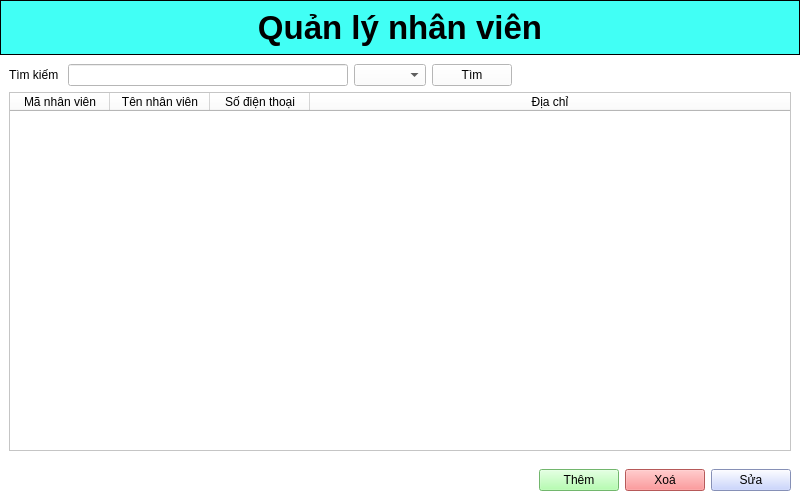
<?xml version="1.0" encoding="UTF-8"?>
<ui version="4.0">
 <class>Form</class>
 <widget class="QWidget" name="Form">
  <property name="geometry">
   <rect>
    <x>0</x>
    <y>0</y>
    <width>800</width>
    <height>500</height>
   </rect>
  </property>
  <property name="windowTitle">
   <string>Form</string>
  </property>
  <property name="styleSheet">
   <string notr="true">background-color: rgb(255, 255, 255);</string>
  </property>
  <layout class="QGridLayout" name="gridLayout_3">
   <property name="leftMargin">
    <number>0</number>
   </property>
   <property name="topMargin">
    <number>0</number>
   </property>
   <property name="rightMargin">
    <number>0</number>
   </property>
   <property name="bottomMargin">
    <number>0</number>
   </property>
   <property name="horizontalSpacing">
    <number>-1</number>
   </property>
   <property name="verticalSpacing">
    <number>0</number>
   </property>
   <item row="0" column="0">
    <widget class="QWidget" name="widget" native="true">
     <property name="styleSheet">
      <string notr="true">QWidget{
	background-color: rgb(65, 255, 245);
	border:1px solid black
}
QLabel{
	border:none
}


</string>
     </property>
     <layout class="QVBoxLayout" name="verticalLayout">
      <item>
       <widget class="QLabel" name="label">
        <property name="font">
         <font>
          <pointsize>25</pointsize>
          <weight>75</weight>
          <bold>true</bold>
         </font>
        </property>
        <property name="layoutDirection">
         <enum>Qt::LeftToRight</enum>
        </property>
        <property name="text">
         <string>Quản lý nhân viên</string>
        </property>
        <property name="alignment">
         <set>Qt::AlignCenter</set>
        </property>
       </widget>
      </item>
     </layout>
    </widget>
   </item>
   <item row="2" column="0">
    <widget class="QWidget" name="widget_3" native="true">
     <layout class="QGridLayout" name="gridLayout_2">
      <item row="0" column="0">
       <layout class="QHBoxLayout" name="horizontalLayout">
        <item>
         <spacer name="horizontalSpacer">
          <property name="orientation">
           <enum>Qt::Horizontal</enum>
          </property>
          <property name="sizeHint" stdset="0">
           <size>
            <width>218</width>
            <height>20</height>
           </size>
          </property>
         </spacer>
        </item>
        <item>
         <widget class="QPushButton" name="pushButton_3">
          <property name="styleSheet">
           <string notr="true">background-color: rgb(159, 255, 153);
</string>
          </property>
          <property name="text">
           <string>Thêm</string>
          </property>
          <property name="icon">
           <iconset>
            <normaloff>img/add.png</normaloff>img/add.png</iconset>
          </property>
          <property name="iconSize">
           <size>
            <width>20</width>
            <height>20</height>
           </size>
          </property>
         </widget>
        </item>
        <item>
         <widget class="QPushButton" name="pushButton">
          <property name="styleSheet">
           <string notr="true">background-color: rgb(255, 124, 125);

</string>
          </property>
          <property name="text">
           <string>Xoá</string>
          </property>
          <property name="icon">
           <iconset>
            <normaloff>img/delete.png</normaloff>img/delete.png</iconset>
          </property>
          <property name="iconSize">
           <size>
            <width>20</width>
            <height>20</height>
           </size>
          </property>
         </widget>
        </item>
        <item>
         <widget class="QPushButton" name="pushButton_2">
          <property name="styleSheet">
           <string notr="true">background-color: rgb(188, 202, 255);</string>
          </property>
          <property name="text">
           <string>Sửa</string>
          </property>
          <property name="icon">
           <iconset>
            <normaloff>img/refresh.png</normaloff>img/refresh.png</iconset>
          </property>
          <property name="iconSize">
           <size>
            <width>20</width>
            <height>20</height>
           </size>
          </property>
         </widget>
        </item>
       </layout>
      </item>
     </layout>
    </widget>
   </item>
   <item row="1" column="0">
    <widget class="QWidget" name="widget_2" native="true">
     <layout class="QVBoxLayout" name="verticalLayout_2">
      <item>
       <layout class="QHBoxLayout" name="horizontalLayout_2">
        <item>
         <widget class="QLabel" name="label_2">
          <property name="text">
           <string>Tìm kiếm </string>
          </property>
         </widget>
        </item>
        <item>
         <widget class="QLineEdit" name="lineEdit"/>
        </item>
        <item>
         <widget class="QComboBox" name="comboBox"/>
        </item>
        <item>
         <widget class="QPushButton" name="pushButton_4">
          <property name="styleSheet">
           <string notr="true"/>
          </property>
          <property name="text">
           <string>Tìm</string>
          </property>
          <property name="icon">
           <iconset>
            <normaloff>img/search.png</normaloff>img/search.png</iconset>
          </property>
          <property name="iconSize">
           <size>
            <width>20</width>
            <height>20</height>
           </size>
          </property>
         </widget>
        </item>
        <item>
         <spacer name="horizontalSpacer_2">
          <property name="orientation">
           <enum>Qt::Horizontal</enum>
          </property>
          <property name="sizeHint" stdset="0">
           <size>
            <width>40</width>
            <height>20</height>
           </size>
          </property>
         </spacer>
        </item>
       </layout>
      </item>
      <item>
       <widget class="QTableWidget" name="tableWidget">
        <property name="sizePolicy">
         <sizepolicy hsizetype="Ignored" vsizetype="Expanding">
          <horstretch>0</horstretch>
          <verstretch>0</verstretch>
         </sizepolicy>
        </property>
        <property name="sortingEnabled">
         <bool>false</bool>
        </property>
        <property name="wordWrap">
         <bool>false</bool>
        </property>
        <property name="columnCount">
         <number>4</number>
        </property>
        <attribute name="horizontalHeaderCascadingSectionResizes">
         <bool>false</bool>
        </attribute>
        <attribute name="horizontalHeaderShowSortIndicator" stdset="0">
         <bool>false</bool>
        </attribute>
        <attribute name="horizontalHeaderStretchLastSection">
         <bool>true</bool>
        </attribute>
        <attribute name="verticalHeaderVisible">
         <bool>true</bool>
        </attribute>
        <attribute name="verticalHeaderCascadingSectionResizes">
         <bool>false</bool>
        </attribute>
        <column>
         <property name="text">
          <string>Mã nhân viên</string>
         </property>
         <property name="textAlignment">
          <set>AlignCenter</set>
         </property>
        </column>
        <column>
         <property name="text">
          <string>Tên nhân viên</string>
         </property>
         <property name="textAlignment">
          <set>AlignCenter</set>
         </property>
        </column>
        <column>
         <property name="text">
          <string>Số điện thoại</string>
         </property>
         <property name="textAlignment">
          <set>AlignCenter</set>
         </property>
        </column>
        <column>
         <property name="text">
          <string>Địa chỉ</string>
         </property>
         <property name="textAlignment">
          <set>AlignCenter</set>
         </property>
        </column>
       </widget>
      </item>
     </layout>
    </widget>
   </item>
  </layout>
 </widget>
 <resources/>
 <connections/>
</ui>
